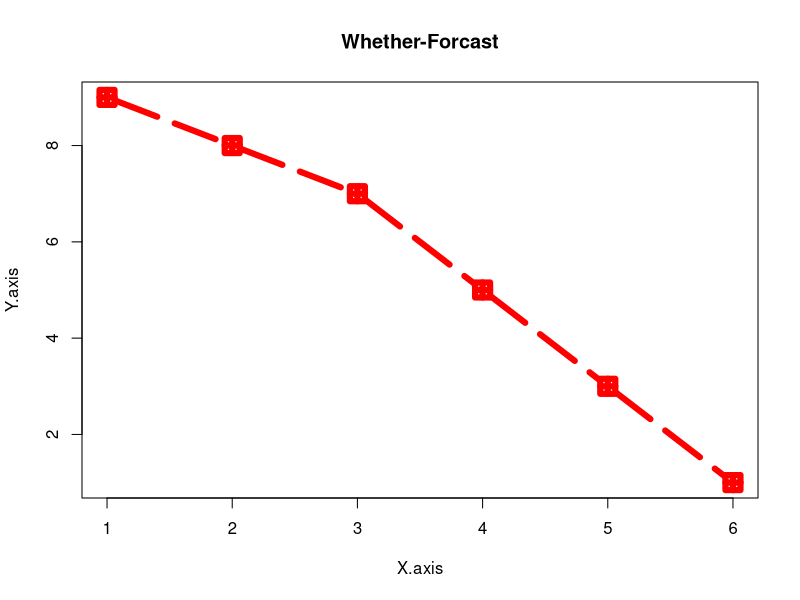
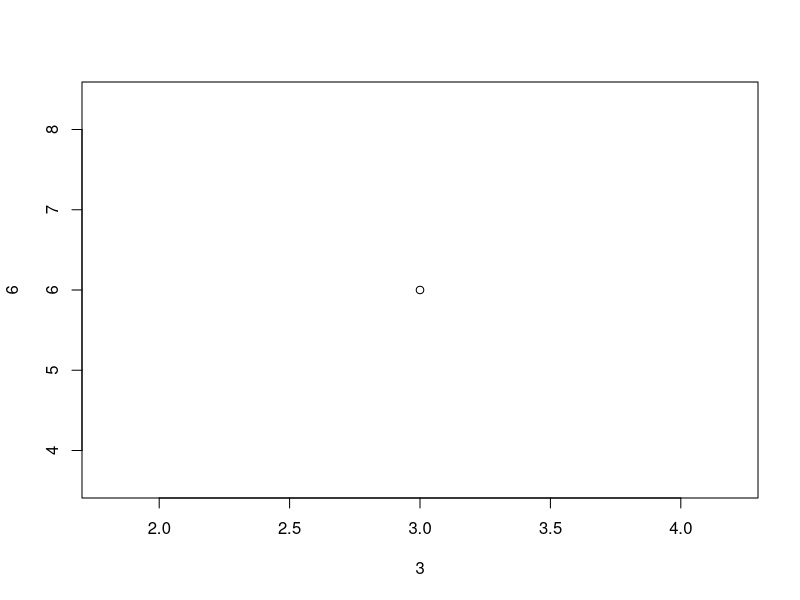
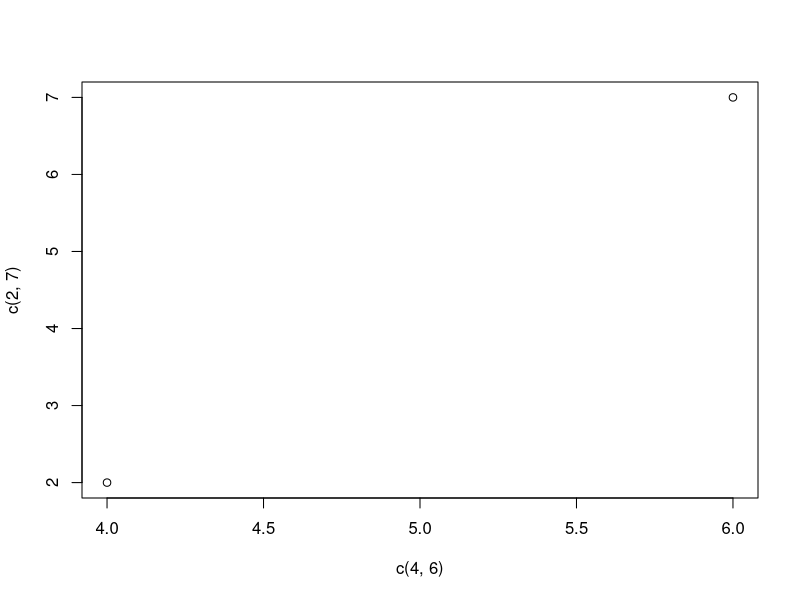
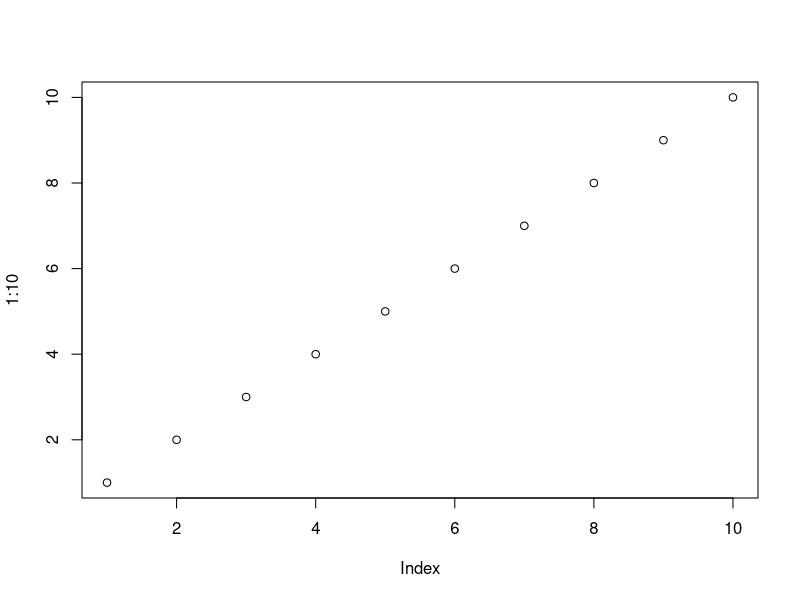

Recreate these plots in R, in order.
#*****************************************Graphical-Data-Analysis*****************************************

#Theory:-
# Plot() in R is used to plot points in a graph.
# It is a generic function that has many methods which are called based on the type of input object passed to it.
# Plot() is basically used to create plot a scatter plot or line graph of 2
# vectors. i.e it is used to plot 2 vectors against each other.
# It develops a 2-dimensional graph.

# syntax: plot(x, y, type, main, xlab, ylab, col, cex, pch, lwd, lty).
#1. x and y are two input vectors vectors corresponds corresponds to X and Y axis resp.

#2. type is a code used to specify the type of plot
#• “p” to plot points only
#• “l” to plot line only
#• “b” to plot both points and line
#• “c” to join empty points with line
#• “o” to plot both over-plotted pointes and line
#• “h” to plot histogram plot
#• “s” to plot stair step

#3. main parameter is used to give title to plot.

#4. xlab and ylab are used to specify labels of X and Y axis resp.

#5. col is used to specify colour of points and line.

#6. cex specifies the size of points. 1 is default size.

#7. pch is used to specify shape of points. Value of pch ranges from 0 to 25.

#8. lwd specifies line width. Default width is 1.

#9. lty specifies specifies line style. Line format ranges from 0 to 6.
#• 0 removes line
#• 1 displays solid line
#• 2 displays dashed line
#• 3 displays dotted line
#• 4 displays “dot dashed” line
#• 5 displays “long dashed” line
#• 6 displays “two dashed”(long and short dashes) line.


#*****************************************Plot-Analysis*****************************************
a<-c(1,2,3,4,5,6)
b<-c(9,8,7,5,3,1)

plot(a,b,xlab = "X.axis",ylab = "Y.axis",main = "Whether-Forcast",cex=2,pch=12,lwd=6,lty=5,type = 'b',col="red")


#*****************************************Save-File-Types*****************************************

#1. Save as jpeg image:
jpeg(file="whether.jpeg")

#2. Save as png image.
png(file="whether.png") 

#4. Save as pdf.
pdf(file="whether.pdf8")

#3. Save as bmp image.
bmp(file="whether.bmp")


#*****************************************Plot-Analysis*****************************************

#1. Plot 1single point on specific graph.
plot(3,6)

#2. Plot 2 point in graph.
plot(c(4,6),c(2,7))

#3. Plot point in graph on sequence.
plot(1:10)


#*****************************************Close-Down-Plot*****************************************
dev.off()